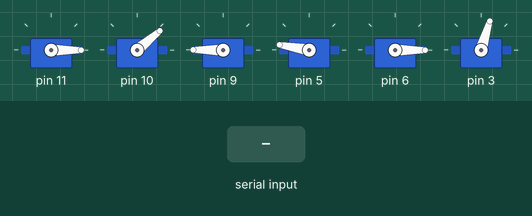
The sketch below on a simulated Arduino Uno, built with avr-gcc and run on an emulated ATmega328P. Shown: 6 × servo. Inputs (shaded band) come from the test bench. What the sketch prints to the serial monitor is not drawn.

Above: at 7.2 s.
7.3 s: "1" received over Serial
At 7.77 s:
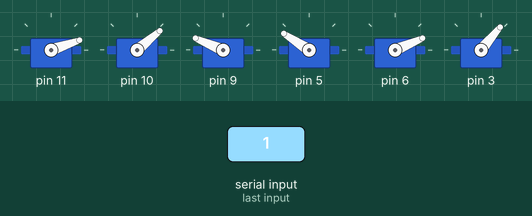
At 11.0 s:
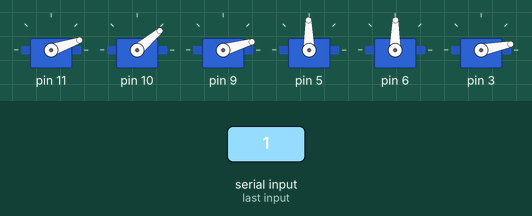
13.3 s: "2" received over Serial
At 17.0 s:
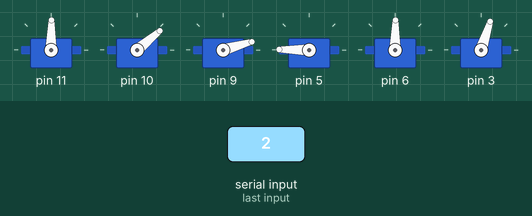
19.3 s: "1" received over Serial
Timing chart, 0 to 27.5 s (numbered marks = the images above; inputs shaded):
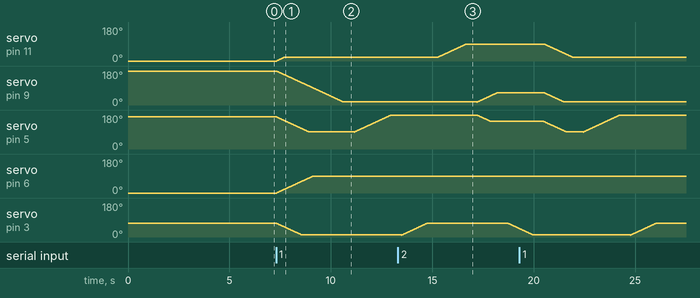

The sketch:

Task3_arm1.ino
```cpp
#include <Braccio.h>
#include <Servo.h>

Servo base;
Servo shoulder;
Servo elbow;
Servo wrist_rot;
Servo wrist_ver;
Servo gripper;

void setup() {
  Braccio.begin();
  Serial.begin(9600);
  Serial.println("Send '1' to start motion...");
}

void loop() {

  // WAIT for command
  while (1) {
    if (Serial.available() > 0) {
      char input = Serial.read();
      if (input == '1') {
        Braccio.ServoMovement(20, 20, 40, 15, 90, 90, 10);
        delay(500);

        Braccio.ServoMovement(20, 20, 40, 15, 180, 90, 10);
        delay(500);

        Braccio.ServoMovement(20, 20, 40, 15, 180, 90, 150);
        delay(500);
      }
      else if(input=='2'){
        Braccio.ServoMovement(20, 90, 40, 15, 180, 90, 150);
        delay(500);

        Braccio.ServoMovement(20, 90, 40, 65, 145, 90, 150);
        delay(500);

        Braccio.ServoMovement(20, 90, 40, 65, 145, 90, 10);
        delay(500);
      }
    }
  }

  // ===== YOUR MOTION SEQUENCE =====
    // Reset so it waits again


}
```

Measured:
- after the input at 7.3 s, servo on pin 11: moves from 0° to 19° over 0.37 s, starting at once; servo on pin 9: moves from 180° to 16° over 3.3 s, starting at once; servo on pin 6: moves from 0° to 89° over 1.8 s, starting at once; servo on pin 3: moves from 73° to 11° over 1.2 s, starting at once
- after the input at 13.3 s, servo on pin 11: moves from 19° to 89° over 1.4 s, starting after 2.0 s
